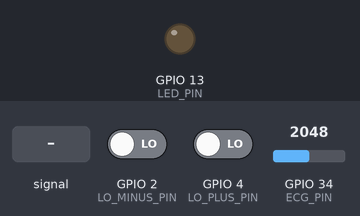
Bench run of a sketch on a simulated ESP32. On the bench: output pins drawn as LEDs (lit = HIGH). Dashed ring = blinking. Inputs (shaded band) come from the test bench; at power-on: GPIO 34 (ECG_PIN) = 2048, GPIO 2 (LO_MINUS_PIN) LOW, GPIO 4 (LO_PLUS_PIN) LOW. What the sketch prints to the serial monitor is not drawn.

Above: at 0.0 s.
At 3.2 s:
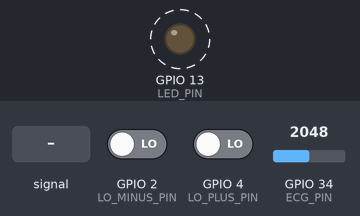
3.3 s: GPIO 34 (ECG_PIN) fed a 200 Hz sine of ±327 counts around its level
6.3 s: GPIO 34 (ECG_PIN) set to 1228
9.3 s: GPIO 2 (LO_MINUS_PIN) driven HIGH
11.5 s: GPIO 34 (ECG_PIN) fed a 1000 Hz sine of ±1023 counts around its level
14.5 s: GPIO 34 (ECG_PIN) fed a 50 Hz sine of ±1228 counts around its level
Timing chart, 0 to 21.5 s (numbered marks = the images above; inputs shaded):
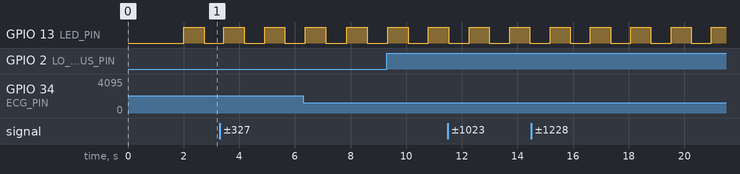

Measured:
- by itself, GPIO 13 (LED_PIN): alternates HIGH for 0.73 s and LOW for 0.73 s

The sketch:

HeartWise_Ultra_Simple.ino
```cpp
/*
 * HeartWise ECG Monitor - Ultra Simple Version
 * Minimal code to avoid crashes
 */

const int ECG_PIN = 34;
const int LO_MINUS_PIN = 2;
const int LO_PLUS_PIN = 4;
const int LED_PIN = 13;

const int SAMPLE_RATE = 250;
const int SAMPLE_INTERVAL_MS = 4;
const float VOLTAGE_REF = 3.3;
const int ADC_MAX = 4095;

unsigned long lastSampleTime = 0;
int sampleCount = 0;

void setup() {
  Serial.begin(115200);
  delay(2000);

  pinMode(ECG_PIN, INPUT);
  pinMode(LO_MINUS_PIN, INPUT);
  pinMode(LO_PLUS_PIN, INPUT);
  pinMode(LED_PIN, OUTPUT);
  digitalWrite(LED_PIN, HIGH);

  Serial.println("\n╔════════════════════════════════════════════╗");
  Serial.println("║   HeartWise ECG - Simple Version           ║");
  Serial.println("╚════════════════════════════════════════════╝\n");
  Serial.println("Setup complete!");
}

void loop() {
  unsigned long now = millis();
  if (now - lastSampleTime >= SAMPLE_INTERVAL_MS) {
    // Read pins
    int raw = analogRead(ECG_PIN);
    float voltage = (raw / (float)ADC_MAX) * VOLTAGE_REF;
    float voltageMV = (voltage - (VOLTAGE_REF / 2.0)) * 1000.0;
    int gpio2 = digitalRead(LO_MINUS_PIN);
    int gpio4 = digitalRead(LO_PLUS_PIN);
    bool leadsOff = (gpio2 == HIGH || gpio4 == HIGH);

    // Print JSON
    Serial.print("{\"raw\":");
    Serial.print(raw);
    Serial.print(",\"voltage\":");
    Serial.print(voltageMV);
    Serial.print(",\"gpio2\":");
    Serial.print(gpio2);
    Serial.print(",\"gpio4\":");
    Serial.print(gpio4);
    Serial.print(",\"leadsOff\":");
    Serial.print(leadsOff ? "true" : "false");
    Serial.println("}");

    // LED blink every 125 samples
    sampleCount++;
    if (sampleCount >= 125) {
      digitalWrite(LED_PIN, !digitalRead(LED_PIN));
      sampleCount = 0;
    }

    lastSampleTime = now;
  }
}
```
